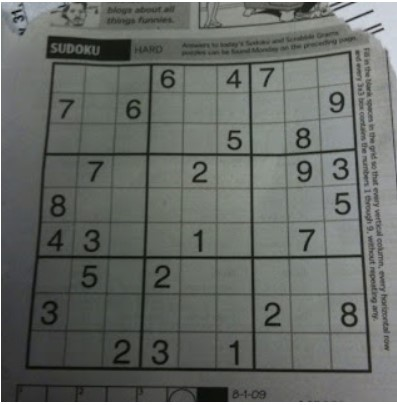
#> input picture Images/sudoku.jpg, 397 x 405 px, found by its file name
$ python adaptiveThreshold.py
#> lines starting #> are read from the running program, lines starting #| are printed output that depends on the picture; after the words box and inside, x2 and y2 are one past the last pixel; in counts of white or black regions, pixels touching at a corner belong together
# Read image
from module import *

img = cv.imread('../Image/sudoku.jpg',0)
#> img: shape (405, 397); min 6, max 255, mean 104.4

# Preprocessing
img = cv.medianBlur(img,5)
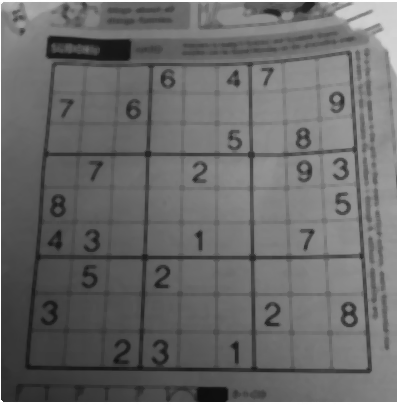
#> img: shape (405, 397); min 12, max 255, mean 105.9

# Global threshold
ret,th1 = cv.threshold(img,127,255,cv.THRESH_BINARY)
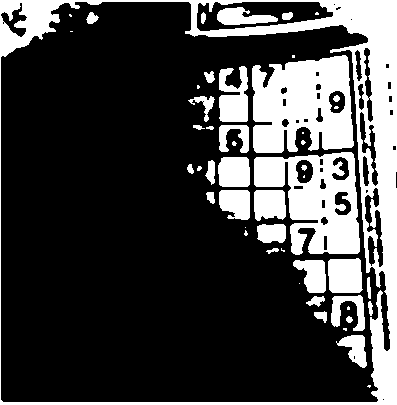
#> th1: shape (405, 397); 25.9% white; 50 white regions (18 under 20 px), largest, box (x1, y1, x2, y2) and area: (0, 0, 397, 405) 17649, (252, 55, 354, 153) 7607, (254, 152, 360, 255) 6371

# Local threshold
th2 = cv.adaptiveThreshold(img,255,cv.ADAPTIVE_THRESH_MEAN_C,\
            cv.THRESH_BINARY,11,2)
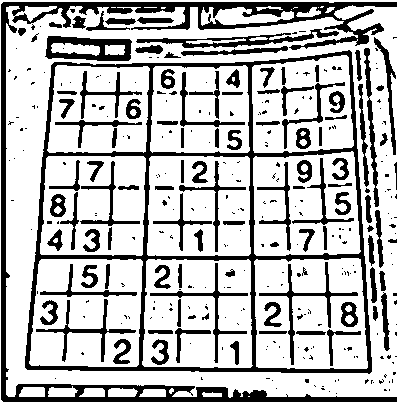
#> th2: shape (405, 397); 73.3% white; 333 black regions (226 under 20 px), largest, box (x1, y1, x2, y2) and area: (1, 2, 397, 402) 10417, (25, 50, 372, 374) 9882, (45, 36, 132, 61) 1200
th3 = cv.adaptiveThreshold(img,255,cv.ADAPTIVE_THRESH_GAUSSIAN_C,\
            cv.THRESH_BINARY,11,2)
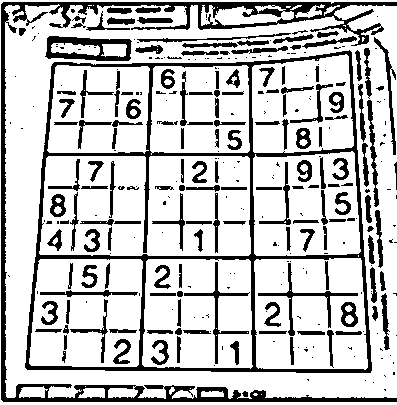
#> th3: shape (405, 397); 76.5% white; 317 black regions (162 under 20 px), largest, box (x1, y1, x2, y2) and area: (25, 50, 372, 373) 8820, (1, 2, 397, 402) 8678, (45, 36, 132, 61) 1083

# Plot results
titles = ['Original Image', 'Global Thresholding (v = 127)',
            'Adaptive Mean Thresholding', 'Adaptive Gaussian Thresholding']
images = [img, th1, th2, th3]

for i in range(4):
    plt.subplot(2,2,i+1),plt.imshow(images[i],'gray')
    plt.title(titles[i])
    plt.xticks([]),plt.yticks([])
plt.show()

$ run again, with Images/Lane_test_img.JPG copied over Images/sudoku.jpg
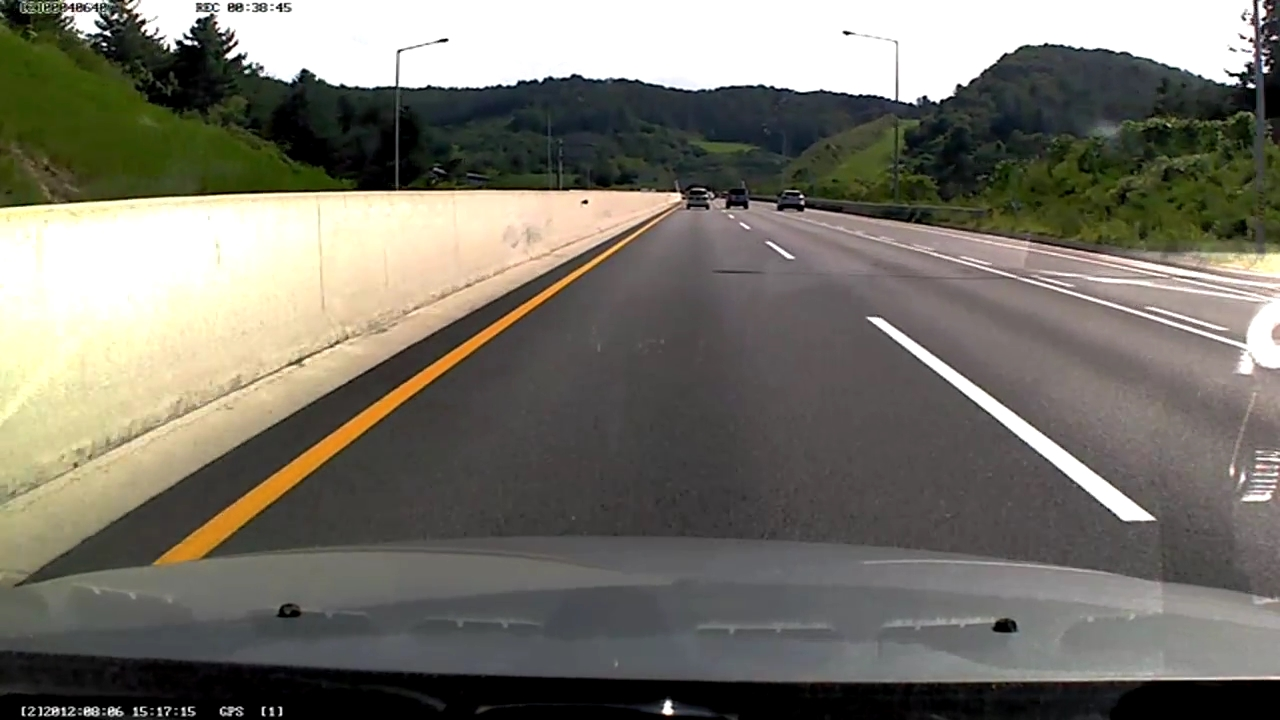
#> input picture Images/Lane_test_img.JPG, 1280 x 720 px, found by its file name
#> `ret,th1 = cv.threshold(img,127,255,cv.THRESH_BINARY)`:
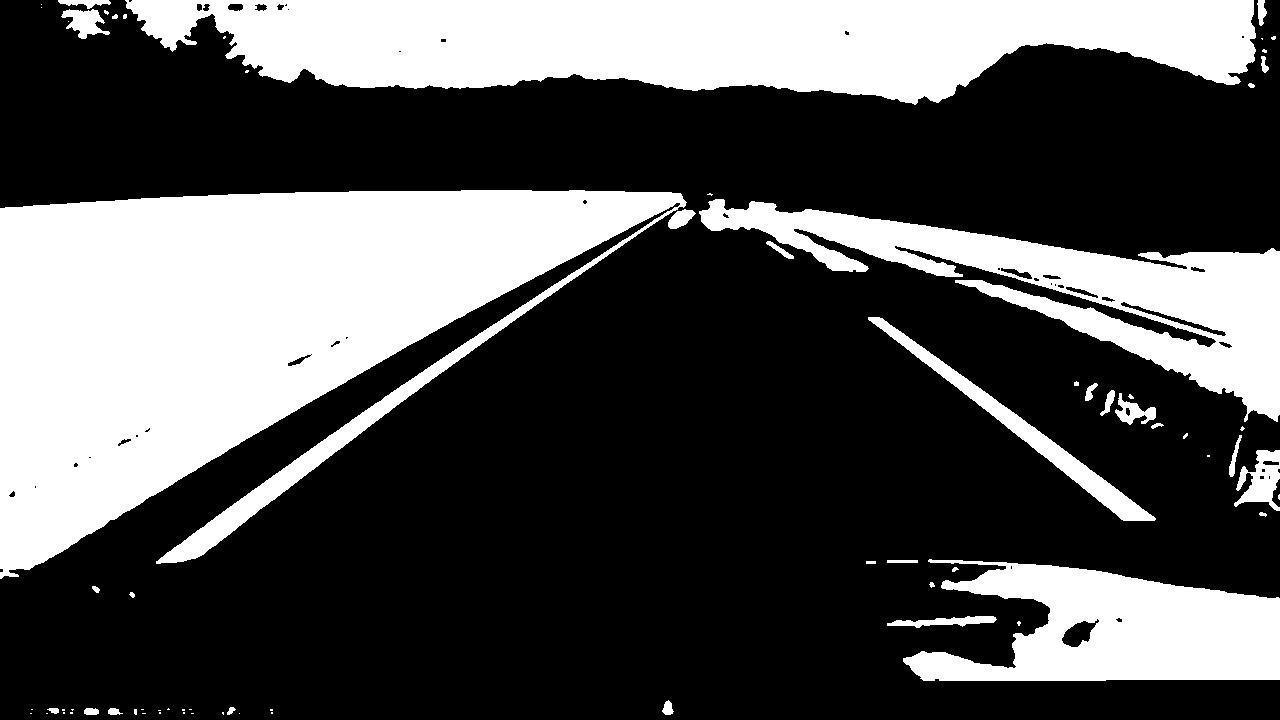
#> th1: shape (720, 1280); 32.7% white; 71 white regions (38 under 20 px), largest, box (x1, y1, x2, y2) and area: (0, 190, 687, 579) 139796, (125, 0, 1256, 105) 83471, (699, 199, 1280, 422) 37710
#> th2: shape (720, 1280); 80.7% white; 2592 black regions (1788 under 20 px), largest, box (x1, y1, x2, y2) and area: (0, 0, 1280, 210) 18820, (12, 201, 683, 588) 13109, (0, 651, 1280, 720) 10009
#> `th3 = cv.adaptiveThreshold(img,255,cv.ADAPTIVE_THRESH_GAUSSIAN_C,\ cv...`:
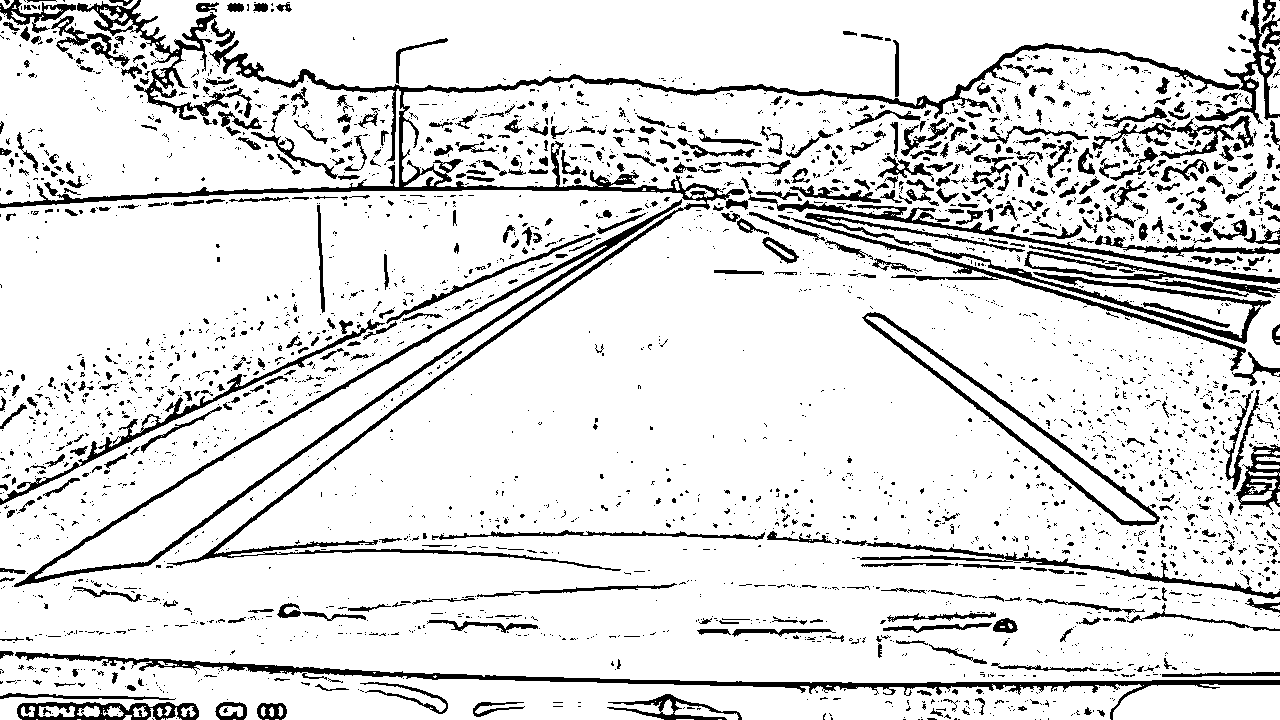
#> th3: shape (720, 1280); 87.3% white; 3243 black regions (2658 under 20 px), largest, box (x1, y1, x2, y2) and area: (0, 0, 1280, 571) 16786, (15, 652, 1280, 720) 6678, (14, 199, 682, 587) 6027
